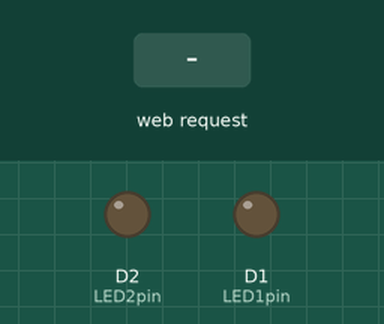
Simulated run of this sketch. Board: ESP8266 (NodeMCU). Shown: output pins drawn as LEDs (lit = HIGH). The test bench sets the inputs (shaded band). WiFi joins after 1.5 s; servers stay silent unless stated; what the sketch prints to the serial monitor is not drawn.

Above: at 3.3 s.
3.4 s: HTTP request GET /led1on received
At 4.6 s:
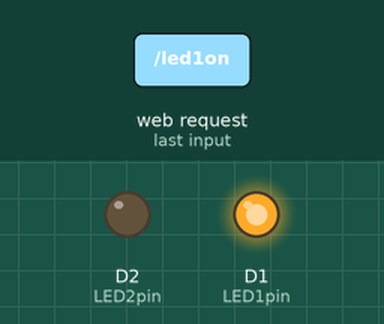
4.9 s: HTTP request GET /led2on received
At 5.8 s:
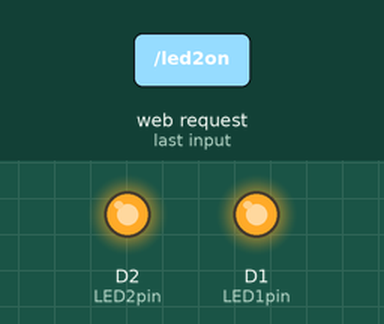
6.4 s: HTTP request GET /led1off received
At 7.0 s:
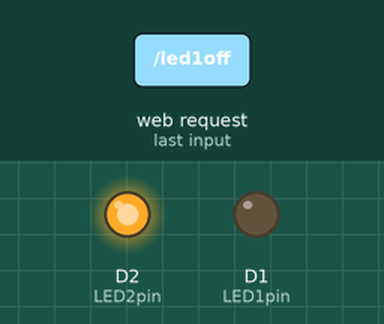
7.9 s: HTTP request GET / received
At 9.3 s:
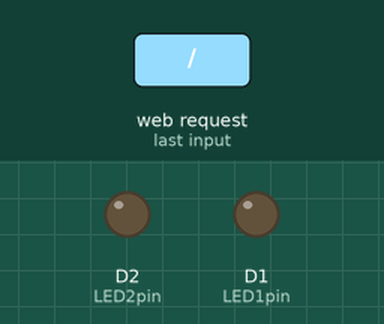
Timing chart, 0 to 10.4 s (numbered marks = the images above; inputs shaded):
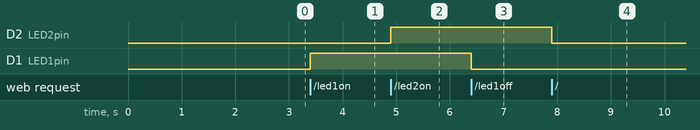

Measured:
- after the input at 3.4 s, D1 (LED1pin): LOW → HIGH at once
- after the input at 4.9 s, D2 (LED2pin): LOW → HIGH at once
- after the input at 6.4 s, D1 (LED1pin): HIGH → LOW at once
- after the input at 7.9 s, D2 (LED2pin): HIGH → LOW at once

The sketch:

nodemcu_WebBasedControl_2Led.ino
```cpp
#include <ESP8266WiFi.h>
#include <ESP8266WebServer.h>

// KAYNAK: https://www.electronicwings.com/nodemcu/http-server-on-nodemcu-with-arduino-ide
// TARIH: 2019-07-04, Nuri Akman

/*Put your SSID & Password*/
const char* ssid = "ssid";  // Enter SSID here
const char* password = "password";  //Enter Password here

ESP8266WebServer server(80);

uint8_t LED1pin = D1; bool LED1status = LOW;
uint8_t LED2pin = D2; bool LED2status = LOW;

void setup() {
  Serial.begin(9600);
  delay(100);
  pinMode(LED1pin, OUTPUT);
  pinMode(LED2pin, OUTPUT);

  Serial.println("Connecting to ");
  Serial.println(ssid);

  //connect to your local wi-fi network
  WiFi.begin(ssid, password);

  //check wi-fi is connected to wi-fi network
  while (WiFi.status() != WL_CONNECTED) {
    delay(1000);
    Serial.print(".");
  } // while bitti
  Serial.println("");
  Serial.println("WiFi connected..!");
  Serial.print("Got IP: ");  Serial.println(WiFi.localIP());

  server.on("/", handle_OnConnect);

  server.on("/led1on",  handle_led1on);
  server.on("/led2on",  handle_led2on);

  server.on("/led1off", handle_led1off);
  server.on("/led2off", handle_led2off);

  server.onNotFound(handle_NotFound);

  server.begin();
  Serial.println("HTTP server started");
} // setup() bitti


void loop() {
  server.handleClient();
  if(LED1status) digitalWrite(LED1pin, HIGH); else digitalWrite(LED1pin, LOW);
  if(LED2status) digitalWrite(LED2pin, HIGH); else digitalWrite(LED2pin, LOW);
} // loop() bitti

void handle_OnConnect() {
  LED1status = LOW;
  LED2status = LOW;
  server.send(200, "text/html", SendHTML()); }

void handle_led1on()  { LED1status = HIGH; server.send(200, "text/html", SendHTML()); }
void handle_led1off() { LED1status = LOW;  server.send(200, "text/html", SendHTML()); }

void handle_led2on()  { LED2status = HIGH; server.send(200, "text/html", SendHTML()); }
void handle_led2off() { LED2status = LOW;  server.send(200, "text/html", SendHTML()); }

void handle_NotFound(){ server.send(404, "text/plain", "Not found"); }


String SendHTML(){
  String ptr = "<!DOCTYPE html>\n";
  ptr +="<html>\n";
  ptr +="<head>\n";
  ptr +="<meta charset='utf-8'>\n";
  ptr +="<title>LED Kontrol</title>\n";
  ptr +="</head>\n";
  ptr +="<body>\n";
  ptr +="<h1>LED</h1>\n";
  ptr +="<p>LEDi kontrol etmek için dugmeleri kullanabilirsiniz.</p>\n";
  ptr +="<form method=\"get\">\n";

  if(LED1status == HIGH)
    ptr +="<input type=\"button\" value=\"LED 1 OFF\" onclick=\"window.location.href='/led1off'\">\n";
  else
    ptr +="<input type=\"button\" value=\"LED 1 ON\" onclick=\"window.location.href='/led1on'\">\n";

  if(LED2status == HIGH)
    ptr +="<input type=\"button\" value=\"LED 2 OFF\" onclick=\"window.location.href='/led2off'\">\n";
  else
    ptr +="<input type=\"button\" value=\"LED 2 ON\" onclick=\"window.location.href='/led2on'\">\n";

  ptr +="</form>\n";
  ptr +="</body>\n";
  ptr +="</html>\n";
  return ptr;
}
```
